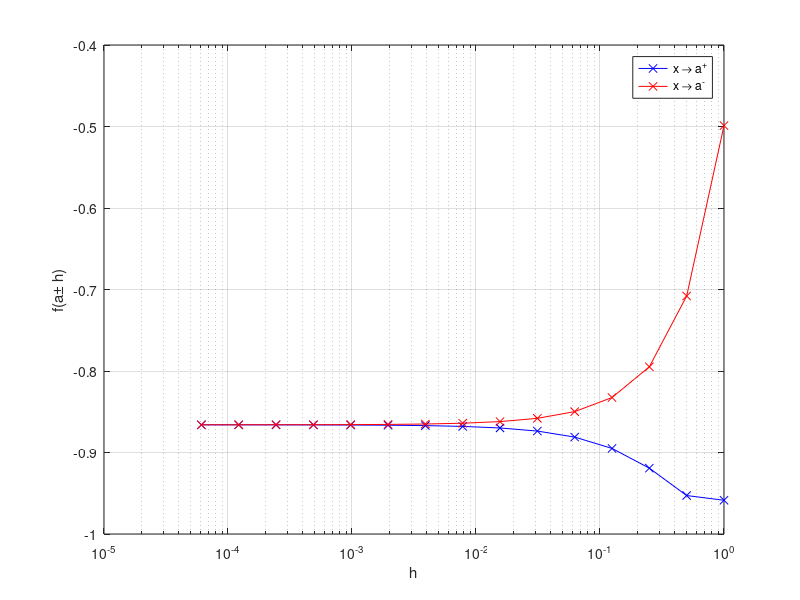

The MATLAB source for this figure:
% Scripts that estimate a limit.
% The expression we should take the boundary of, f, and the value x shall
% go to, a, is hardcoded at the beginning of the script.
% The script plots f (a + h) for h-values closer and closer
% to 0. It plots the estimate for both negative and positive
% values of h.

% The value x should go towards
a=pi/3;
% Functional expression
f=@(x) (cos(x)-0.5)/(x-pi/3);

h=1;
% Loop where h is halved for each iteration
for n=1:15
  x=a+h;                            % Updating x
  Hvector(n)=h;                     % Create vector with h-values
  LimitVectorPlus(n)=f(x);        % When x goes towards a from above
  x=a-h;                            % Updating x
  LimitVectorMinus(n)=f(x);        % When x goes towards a from below
  h=h/2;                            % Halves h
end

% Plot estimates
semilogx(Hvector,LimitVectorPlus,'bx-')
hold on
semilogx(Hvector,LimitVectorMinus,'rx-')
hold off
grid on
% Text box with explanation and text on axes
xlabel('h')
ylabel('f(a\pm h)')
legend('x \rightarrow a^+','x \rightarrow a^-')